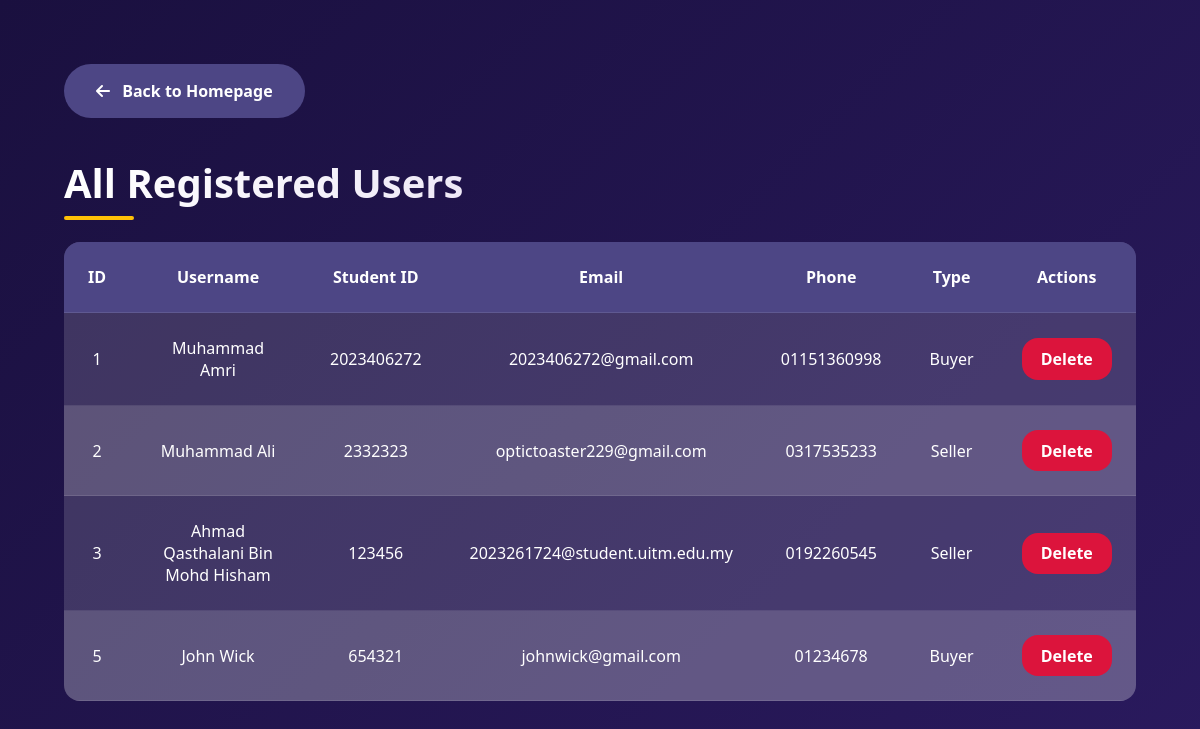
Screenshot of /all_users.php with the database file from the repository.
### tables this page shows
CREATE TABLE `user` (
  `User_id` int(11) NOT NULL,
  `username` varchar(255) NOT NULL,
  `studentID` varchar(10) NOT NULL,
  `email` varchar(255) NOT NULL,
  `password` varchar(255) NOT NULL,
  `phone` varchar(11) NOT NULL,
  `usertype` varchar(6) NOT NULL
);

### all_users.php (the view, shortened to what this page needs)
<?php
include 'conn.php';
$result = mysqli_query($conn, "SELECT * FROM user");
?>
<!DOCTYPE html>
<html lang="en">
<head>
  <link rel="stylesheet" href="https://cdnjs.cloudflare.com/ajax/libs/font-awesome/6.4.0/css/all.min.css">
</head>
<body>
  <div class="container">
    <a href="homepage_admin.php" class="back-btn">
      <i class="fas fa-arrow-left"></i> Back to Homepage
    </a>
    <h2>All Registered Users</h2>
    <div class="user-table">
      <table>
        <thead>
          <tr>
            <th>ID</th>
            <th>Username</th>
            <th>Student ID</th>
            <th>Email</th>
            <th>Phone</th>
            <th>Type</th>
            <th>Actions</th>
          </tr>
        </thead>
        <tbody>
          <?php while($row = mysqli_fetch_assoc($result)) { ?>
            <tr>
              <td><?= $row['User_id'] ?></td>
              <td><?= $row['username'] ?></td>
              <td><?= $row['studentID'] ?></td>
              <td><?= $row['email'] ?></td>
              <td><?= $row['phone'] ?></td>
              <td><?= ucfirst($row['usertype']) ?></td>
              <td>
                <a href="all_users.php?delete=<?= $row['User_id'] ?>"
                   class="btn delete"
                   onclick="return confirm('Are you sure you want to delete this user?')">
                  Delete
                </a>
              </td>
            </tr>
          <?php } ?>
        </tbody>
      </table>
    </div>
  </div>
</body>
</html>

### all_users.php (style rules this page uses)
:root { --primary: #39336C; --primary-light: #4d4685; --primary-dark: #2c2753; --secondary: #FFC107; --light: #FFFFFF; --dark: #2d1a53; --glass: rgba(255, 255, 255, 0.15); --radius: 16px; --transition: all 0.3s ease; }
* { margin: 0; padding: 0; box-sizing: border-box; font-family: 'Segoe UI', Tahoma, Geneva, Verdana, sans-serif; }
body { background: linear-gradient(135deg, #1a103f, #2a1a5e); color: var(--light); min-height: 100vh; display: flex; flex-direction: column; align-items: center; justify-content: flex-start; padding: 2rem; }
.container { max-width: 1200px; width: 100%; padding: 2rem; }
h2 { font-size: 2.5rem; font-weight: 700; background: linear-gradient(90deg, var(--light), #d1c4e9); -webkit-background-clip: text; -webkit-text-fill-color: transparent; position: relative; margin-bottom: 2rem; }
h2::after { content: ''; position: absolute; bottom: -10px; left: 0; width: 70px; height: 4px; background: var(--secondary); border-radius: 10px; }
.back-btn { display: inline-block; margin-bottom: 2rem; padding: 1rem 2rem; background: var(--primary-light); color: var(--light); text-decoration: none; border-radius: 50px; font-weight: 600; transition: var(--transition); position: relative; overflow: hidden; }
.back-btn::before { content: ''; position: absolute; top: 0; left: 0; width: 0; height: 100%; background: rgba(255, 255, 255, 0.2); transition: var(--transition); z-index: -1; }
.back-btn i { margin-right: 0.5rem; }
.user-table { background: var(--glass); border-radius: var(--radius); overflow: hidden; box-shadow: var(--shadow); animation: fadeIn 0.6s ease-out; }
table { width: 100%; border-collapse: collapse; }
th, td { padding: 1.5rem; text-align: center; border-bottom: 1px solid rgba(255, 255, 255, 0.1); }
th { background: var(--primary-light); font-weight: 600; }
tr:nth-child(even) { background: var(--glass); }
.btn { padding: 0.6rem 1.2rem; border-radius: var(--radius); font-weight: bold; cursor: pointer; transition: var(--transition); text-decoration: none; display: inline-flex; align-items: center; justify-content: center; gap: 0.5rem; }
.delete { background: crimson; color: white; }

### rows the page displays
user: User_id "1", username "Muhammad Amri", studentID "2023406272", email "2023406272@gmail.com", phone "01151360998", usertype "Buyer"
user: User_id "2", username "Muhammad Ali", studentID "2332323", email "optictoaster229@gmail.com", phone "0317535233", usertype "Seller"
user: User_id "3", username "Ahmad Qasthalani Bin Mohd Hisham", studentID "123456", email "2023261724@student.uitm.edu.my", phone "0192260545", usertype "Seller"
user: User_id "5", username "John Wick", studentID "654321", email "johnwick@gmail.com", phone "01234678", usertype "Buyer"
